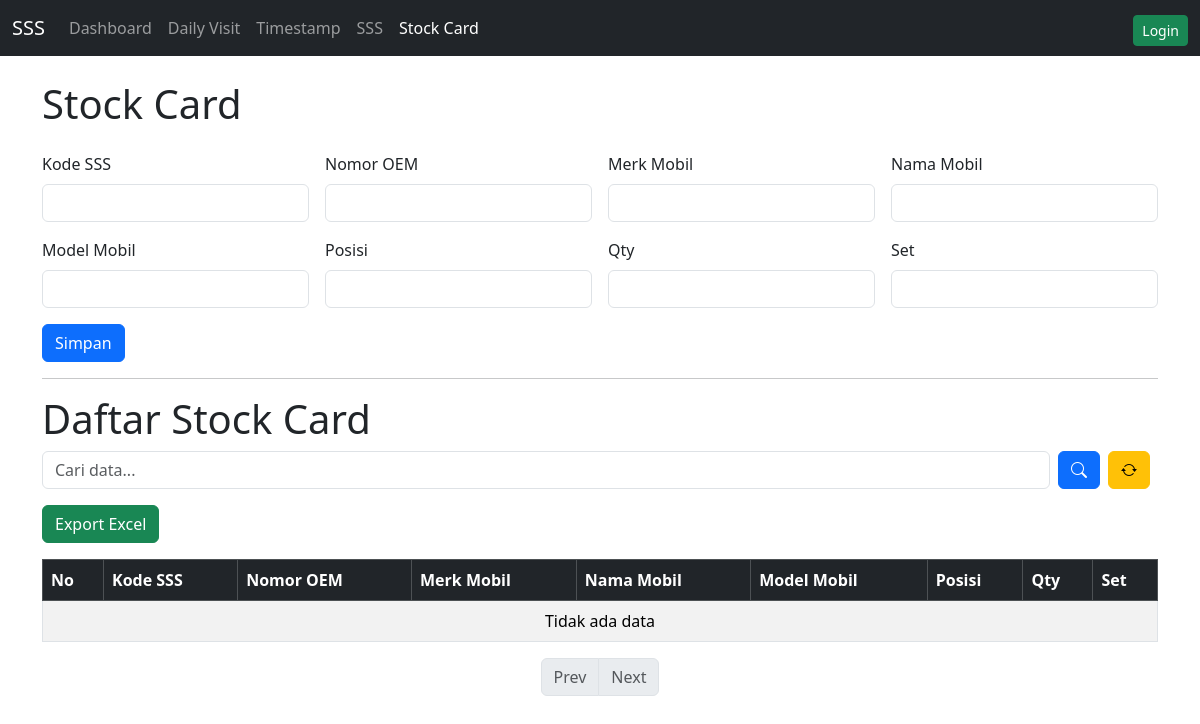
The page /stockcard.php on the database as committed earlier.
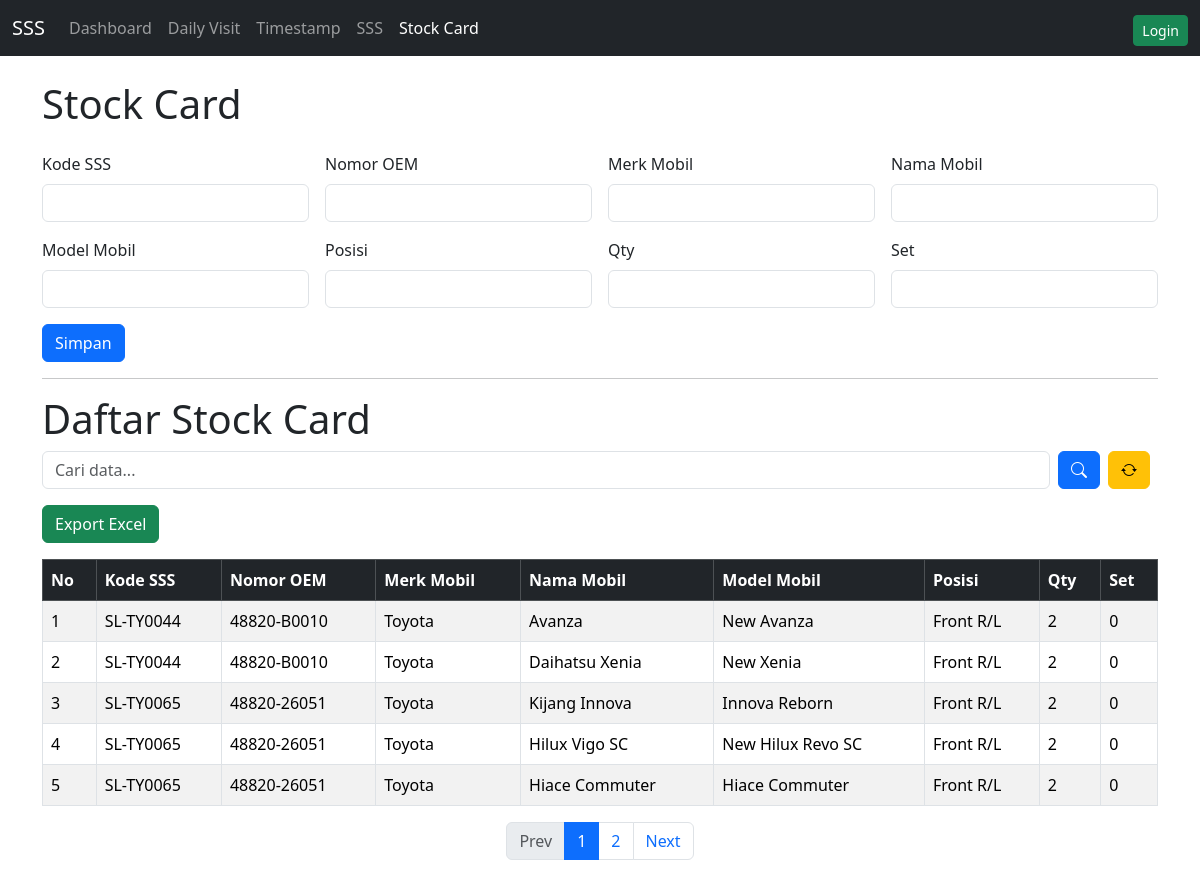
The same page on the database as committed later.
### tables this page shows
CREATE TABLE `stock_card_ichiban` (
  `id` int(11) NOT NULL,
  `kode_ichiban` varchar(100) NOT NULL,
  `nomor_oem` varchar(100) DEFAULT NULL,
  `merk_mobil` varchar(100) DEFAULT NULL,
  `nama_mobil` varchar(100) DEFAULT NULL,
  `model_mobil` varchar(100) DEFAULT NULL,
  `posisi` varchar(100) DEFAULT NULL,
  `qty` int(11) DEFAULT NULL,
  `set` int(11) DEFAULT NULL,
  `created_at` timestamp NOT NULL DEFAULT current_timestamp()
);

### stockcard.php (the view, shortened to what the changed rows need)
<?php
include 'config.php';
$limit = 5;
$page = isset($_GET['page']) ? intval($_GET['page']) : 1;
$start = ($page - 1) * $limit;
$search = isset($_GET['search']) ? trim($_GET['search']) : "";
$where = "";
$params = [];
$types = "";
if ($where) {
    $stmt = $conn->prepare("SELECT * FROM stock_card_ichiban $where LIMIT ?, ?");
    $types .= "ii";
    $params[] = $start;
    $params[] = $limit;
    $stmt->bind_param($types, ...$params);
} else {
    $stmt = $conn->prepare("SELECT * FROM stock_card_ichiban LIMIT ?, ?");
    $stmt->bind_param("ii", $start, $limit);
}
$stmt->execute();
$result = $stmt->get_result();
$rows = $result->fetch_all(MYSQLI_ASSOC);
if ($where) {
    $stmt = $conn->prepare("SELECT COUNT(*) AS total FROM stock_card_ichiban $where");
    $stmt->bind_param("ssssss", ...array_fill(0, 6, $param));
} else {
    $stmt = $conn->prepare("SELECT COUNT(*) AS total FROM stock_card_ichiban");
}
$stmt->execute();
$total = $stmt->get_result()->fetch_assoc()['total'];
$pages = ceil($total / $limit);
?>
<!DOCTYPE html>
<html lang="id">
<head>
  <link href="https://cdn.jsdelivr.net/npm/bootstrap@5.3.2/dist/css/bootstrap.min.css" rel="stylesheet">
  <link rel="stylesheet" href="https://cdn.jsdelivr.net/npm/bootstrap-icons@1.13.1/font/bootstrap-icons.min.css">
</head>
<body>
<div class="container">
  <h1 class="mb-4">Stock Card</h1>
  <h1>Daftar Stock Card</h1>
  <div class="table-responsive">
    <table class="table table-bordered table-striped">
      <thead class="table-dark">
        <tr>
          <th>No</th>
          <th>Kode SSS</th>
          <th>Nomor OEM</th>
          <th>Merk Mobil</th>
          <th>Nama Mobil</th>
          <th>Model Mobil</th>
          <th>Posisi</th>
          <th>Qty</th>
          <th>Set</th>
        </tr>
      </thead>
      <tbody>
        <?php if ($rows): $no = $start + 1; foreach ($rows as $row): ?>
        <tr>
          <td><?= $no++ ?></td>
          <td><?= htmlspecialchars($row['kode_ichiban']) ?></td>
          <td><?= htmlspecialchars($row['nomor_oem']) ?></td>
          <td><?= htmlspecialchars($row['merk_mobil']) ?></td>
          <td><?= htmlspecialchars($row['nama_mobil']) ?></td>
          <td><?= htmlspecialchars($row['model_mobil']) ?></td>
          <td><?= htmlspecialchars($row['posisi']) ?></td>
          <td><?= htmlspecialchars($row['qty']) ?></td>
          <td><?= htmlspecialchars($row['set']) ?></td>
        </tr>
        <?php endforeach; else: ?>
        <tr><td colspan="9" class="text-center">Tidak ada data</td></tr>
        <?php endif; ?>
      </tbody>
    </table>
  </div>
  <nav>
    <ul class="pagination justify-content-center">
      <?php for ($i = 1; $i <= $pages; $i++): ?>
        <li class="page-item <?= ($page == $i) ? 'active' : '' ?>">
          <a class="page-link" href="?page=<?= $i ?>&search=<?= urlencode($search) ?>"><?= $i ?></a>
        </li>
      <?php endfor; ?>
      <li class="page-item <?= ($page >= $pages) ? 'disabled' : '' ?>">
        <a class="page-link" href="?page=<?= $page+1 ?>&search=<?= urlencode($search) ?>">Next</a>
      </li>
    </ul>
  </nav>
</div>
</body>
</html>

Rows that differ between the two databases and show on the page:
added stock_card_ichiban: kode_ichiban "SL-TY0044", nomor_oem "48820-B0010", merk_mobil "Toyota", nama_mobil "Avanza", model_mobil "New Avanza", posisi "Front R/L", qty "2", set "0"
added stock_card_ichiban: kode_ichiban "SL-TY0044", nomor_oem "48820-B0010", merk_mobil "Toyota", nama_mobil "Daihatsu Xenia", model_mobil "New Xenia", posisi "Front R/L", qty "2", set "0"
added stock_card_ichiban: kode_ichiban "SL-TY0065", nomor_oem "48820-26051", merk_mobil "Toyota", nama_mobil "Kijang Innova", model_mobil "Innova Reborn", posisi "Front R/L", qty "2", set "0"
added stock_card_ichiban: kode_ichiban "SL-TY0065", nomor_oem "48820-26051", merk_mobil "Toyota", nama_mobil "Hilux Vigo SC", model_mobil "New Hilux Revo SC", posisi "Front R/L", qty "2", set "0"
added stock_card_ichiban: kode_ichiban "SL-TY0065", nomor_oem "48820-26051", merk_mobil "Toyota", nama_mobil "Hiace Commuter", model_mobil "Hiace Commuter", posisi "Front R/L", qty "2", set "0"
Other text that changed with them:
new list line: "1"
new list line: "2"
text no longer shown: "Tidak ada data"
